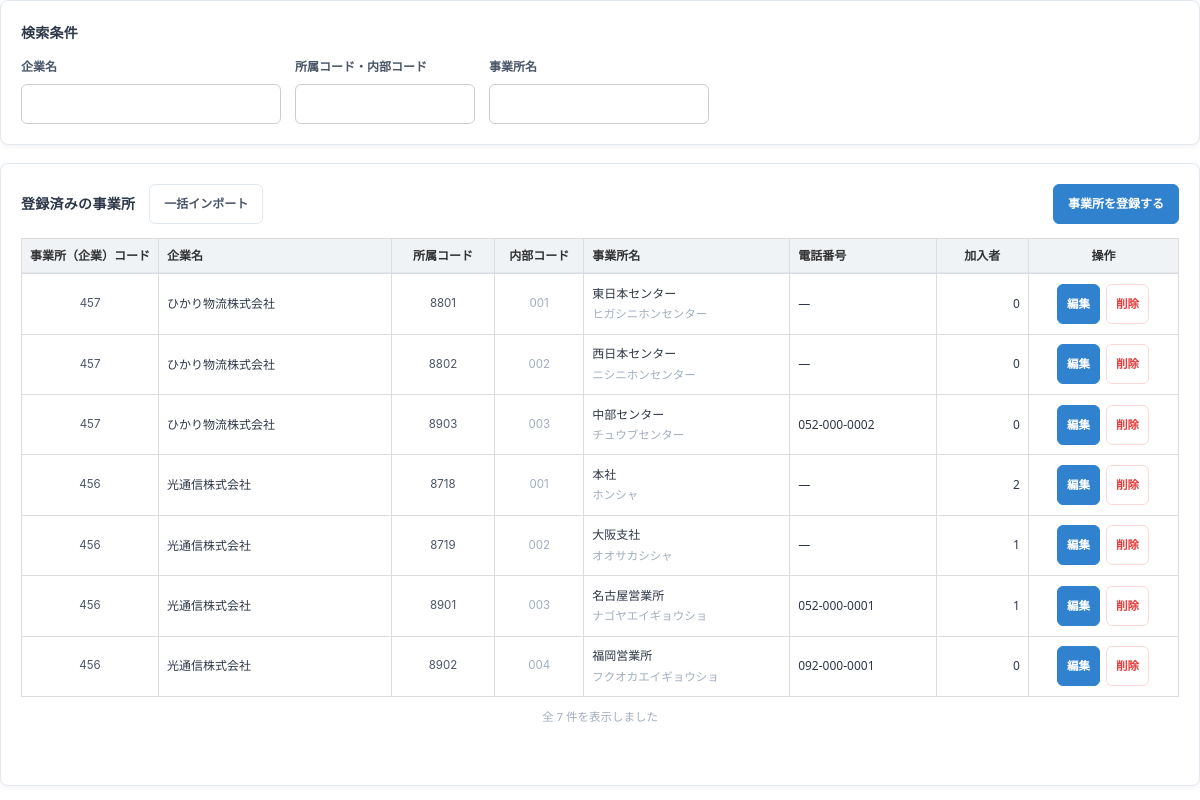
/offices (signed in), run on the app's committed database.
### tables this page shows
CREATE TABLE office (
  id         INTEGER PRIMARY KEY AUTOINCREMENT,
  company_id INTEGER NOT NULL REFERENCES company(id),
  ext_code   TEXT,                    -- 所属コード（企業が管理する番号）。取込の照合キー
  code       TEXT NOT NULL,           -- 当社内部コード。登録順に自動発番
  name       TEXT NOT NULL,           -- 事業所名
  kana       TEXT,                    -- 部署名（フリガナ）
  zip        TEXT,                    -- 郵便番号
  tel        TEXT,
  address    TEXT,
  created_at TEXT NOT NULL DEFAULT (datetime('now','localtime')),
  updated_at TEXT,
  UNIQUE (company_id, code),
  UNIQUE (company_id, ext_code),
  UNIQUE (company_id, name)
);

CREATE TABLE company (
  id         INTEGER PRIMARY KEY AUTOINCREMENT,
  kenpo_id   INTEGER NOT NULL REFERENCES kenpo(id),
  ext_code   TEXT,                    -- 事業所（企業）コード（健保が管理する番号）。取込の照合キー
  code       TEXT NOT NULL,           -- 当社内部コード。健保名＋企業名から自動生成
  name       TEXT NOT NULL,
  kana       TEXT,
  cert_mark  TEXT,                    -- 被保険者証記号
  zip        TEXT,                    -- 郵便番号
  tel        TEXT,
  address    TEXT,
  email      TEXT,                    -- 担当メールアドレス
  created_at TEXT NOT NULL DEFAULT (datetime('now','localtime')),
  updated_at TEXT,
  UNIQUE (kenpo_id, code),
  UNIQUE (kenpo_id, ext_code),
  UNIQUE (kenpo_id, name)
);

### app.py (the view)
@app.route("/offices")
@login_required
def offices():
    acc = current_account()
    rows, total, f = _offices_page(acc, 0, PAGE_ROWS)
    return render_template("offices.html", rows=rows, total=total,
                           counts=_office_counts(), f=f)

### app.py (called while the page is built, shortened)
def get_db():
    if "db" not in g:
        g.db = sqlite3.connect(DB_PATH)
        g.db.row_factory = sqlite3.Row
        g.db.execute("PRAGMA foreign_keys = ON")
    return g.db

def real_account():
    aid = session.get("account_id")
    if not aid:
        return None
    if "real_acc" not in g:
        g.real_acc = get_db().execute(
            "SELECT * FROM account WHERE id=? AND status='active'", (aid,)).fetchone()
    return g.real_acc

def support_kenpo():
    kid = session.get("support_kenpo_id")
    if not kid:
        return None

def current_account():
    me = real_account()
    if not me:
        return None
    if "acc" not in g:
        kenpo = support_kenpo()
        if kenpo:
            acc = dict(me)
            acc.update(role="kenpo_user", view_scope="kenpo_all", kenpo_id=kenpo["id"],
                       company_id=None, is_primary=0, can_download=me["can_download"],
                       name=f"{me['name']}（サポート）", support=True,
                       support_kenpo=kenpo["name"])
            g.acc = acc
        else:
            g.acc = me
    return g.acc

def sub_role(acc):
    if not acc:
        return ""
    try:
        v = acc["sub_role"]
    except (KeyError, IndexError):
        return ""
    return (v or "") if v in SUB_ROLE_LABELS else ""

def is_doctor(acc=None):
    return sub_role(acc if acc is not None else current_account()) == "doctor"

def role_key(acc=None):
    acc = acc if acc is not None else current_account()
    if not acc:
        return ""
    s = sub_role(acc)
    return acc["role"] + ("/" + s if s else "")

def feature_overrides():
    if "features" not in g:
        try:
            g.features = {(r["role_key"], r["feature"]): bool(r["allowed"])
                          for r in get_db().execute(
                              "SELECT role_key, feature, allowed FROM role_feature")}
        except sqlite3.Error:
            g.features = {}
    return g.features

def feature_allowed(key, acc=None):
    acc = acc if acc is not None else current_account()
    if not acc:
        return False
    rk = role_key(acc)
    if key in FIXED_FEATURES:
        return rk == FIXED_FEATURE_ROLE
    if rk == ALL_FEATURE_ROLE:
        return True
    ov = feature_overrides().get((rk, key))
    if ov is not None:
        return ov
    return key in FEATURE_DEFAULTS.get(rk, set())

@app.before_request
def ip_allowlist():
    if not ALLOW_IPS or request.endpoint == "static":
        return None

### templates/offices.html (shortened to what this page needs)
{% set FIXED_HEIGHT = true %}
{% extends LAYOUT %}
{% from "_import_modal.html" import import_modal, import_script %}
{% from "_listsearch.html" import search_card, search_script, rows_script %}
{% block body %}
{{ search_card([('cname', '企業名', '260px'), ('code', '所属コード・内部コード', '180px'),
                ('name', '事業所名', '220px')], f) }}
<div class="block list-card">
  <div class="blk-head">
    <div class="blk-head-left">
      <h2>登録済みの事業所</h2>
      <div class="actions">
        {% if CAN_MASTER %}
        <button type="button" class="btn-sm" onclick="openImport('imp-office')">一括インポート</button>
        {% endif %}
      </div>
    </div>
    <div class="actions">
      {% if CAN_MASTER %}
      <a class="btn-sm primary" href="{{ url_for('office_new') }}" style="text-decoration:none">事業所を登録する</a>
      {% endif %}
    </div>
  </div>
  {% if rows %}
  <div class="table-scroll paged grow" data-rows-url="{{ url_for('offices_rows') }}"
       data-loaded="{{ rows|length }}" data-total="{{ total }}">
  <table class="result-table" style="table-layout:auto">
    <thead><tr>
      <th style="width:130px">事業所（企業）コード</th>
      <th class="tl" style="width:240px">企業名</th>
      <th style="width:105px">所属コード</th>
      <th style="width:90px">内部コード</th>
      <th class="tl" style="width:210px">事業所名</th>
      <th class="tl" style="width:150px">電話番号</th>
      <th style="width:95px">加入者</th>
      <th class="ops">操作</th>
    </tr></thead>
    <tbody>
    {% include "_rows_offices.html" %}
    </tbody>
  </table>
  </div>
  {% else %}<div class="empty-box">
    {% if f.cname or f.code or f.name %}条件に一致する事業所がありません。
    {% else %}事業所がまだ登録されていません。先に企業を登録してください。{% endif %}
  </div>{% endif %}
</div>
{% endblock %}

### templates/_rows_offices.html (shortened to what this page needs)
{% for r in rows %}
<tr class="ls-row" data-cname="{{ r.company_name }}" data-code="{{ r.code }}" data-name="{{ r.name }}">
  <td class="code">{{ r.company_ext or r.company_code }}</td>
  <td class="tl"><span class="ellip w230" title="{{ r.company_name }}">{{ r.company_name }}</span></td>
  <td class="code">{{ r.ext_code or '—' }}</td>
  <td class="code"><span class="hint">{{ r.code }}</span></td>
  <td class="tl"><span class="ellip w210" title="{{ r.name }}">{{ r.name }}</span>
    {% if r.kana %}<br><span class="hint">{{ r.kana }}</span>{% endif %}</td>
  <td class="tl">{{ r.tel or '—' }}</td>
  <td class="num">{{ counts.get(r.id, 0) }}</td>
  <td class="ops">
    {% if not CAN_MASTER %}<span class="hint">閲覧のみ</span>{% else %}
    <a class="btn-sm primary" href="{{ url_for('office_edit', oid=r.id) }}" style="text-decoration:none">編集</a>
    <form method="post" action="{{ url_for('office_delete', oid=r.id) }}" style="display:inline"
          onsubmit="return confirm('「{{ r.name }}」を削除します。よろしいですか？\n\n加入者が紐づいている場合は削除できません。')">
      <button class="btn-sm" style="color:var(--error);border-color:#fed7d7">削除</button></form>
    {% endif %}
  </td>
</tr>
{% endfor %}

### static/app.css (style rules this page uses)
:root { --primary:#1a365d; --accent:#3182ce; --bg-light:#f4f7f9; --border:#e2e8f0; --text-main:#2d3748; --gray-label:#718096; --success:#38a169; --error:#e53e3e; }
.result-table td.tl,.result-table th.tl { text-align:left }
.result-table td.code,.result-table td.ts { font-family:'Inter',Consolas,monospace;color:#4a5568;font-size:11.5px }
.result-table td.num { text-align:right;font-variant-numeric:tabular-nums }
.hint { font-size:11.5px;color:#a0aec0;line-height:1.7 }
.actions { display:flex;gap:10px;align-items:center;flex-wrap:wrap }
.blk-head { display:flex;justify-content:space-between;align-items:center;gap:12px;flex-wrap:wrap; margin:0 0 14px }
.blk-head h2 { margin:0;display:flex;align-items:baseline;gap:10px }
body.theme-kenpo { --primary:#1a365d;--accent:#3182ce;--bg-light:#f4f7f9 }
html,body,.frag { font-family:"Zen Kaku Gothic New","Noto Sans JP","Hiragino Sans", "Hiragino Kaku Gothic ProN","Yu Gothic UI","Yu Gothic",Meiryo,system-ui,sans-serif }
.frag * { box-sizing:border-box }
.frag h2 { font-size:14px;font-weight:700;color:var(--text-main);margin:0 0 12px;letter-spacing:.02em }
.block { background:#fff;border-radius:8px;padding:20px;border:1px solid var(--border); box-shadow:0 2px 6px rgba(0,0,0,.05);margin-bottom:18px }
.result-table { width:100%;border-collapse:collapse;background:#fff;font-size:12px;table-layout:fixed }
.result-table th,.result-table td { border:1px solid #ddd;padding:9px 8px;text-align:center; vertical-align:middle;white-space:nowrap;overflow:hidden;text-overflow:ellipsis }
.result-table th { background:#f0f0f0;color:#333;font-weight:700 }
.table-scroll { overflow-x:auto }
button,.btn-primary,.btn-submit,.btn-sm,.btn-back { font-family:inherit;cursor:pointer; line-height:1.4 }
.btn-sm { display:inline-flex;align-items:center;justify-content:center;padding:0 14px;border-radius:6px; background:#fff;border:1px solid var(--border);color:#4a5568;font-size:12px;font-weight:600; height:40px;min-height:40px }
.result-table .btn-sm { height:40px;min-height:40px;padding:0 12px }
.btn-sm.primary { background:var(--accent);color:#fff;border-color:var(--accent) }
.ellip { display:inline-block;max-width:230px;overflow:hidden;text-overflow:ellipsis; white-space:nowrap;vertical-align:middle }
.result-table th.ops,.result-table td.ops { width:150px;min-width:150px;max-width:150px; white-space:nowrap;text-align:center;overflow:visible }
.result-table td.ops > * { margin:1px 2px }
.ellip.w210 { max-width:210px }
.ellip.w230 { max-width:230px }
.blk-head-left { display:flex;align-items:center;gap:14px;flex-wrap:wrap;min-width:0 }
.blk-head-left h2 { margin:0 }
.blk-head-left .actions { margin:0 }
.table-scroll.paged { max-height:620px;overflow-y:auto;overflow-x:auto }
.table-scroll.paged thead th { position:sticky;top:0;z-index:3;background:#f0f3f6; box-shadow:inset 0 -1px 0 var(--border) }
body.fixed-h { height:100vh;overflow:hidden }
body.fixed-h .frag > .list-card { display:flex;flex-direction:column;flex:1; min-height:160px;margin-bottom:0 }
body.fixed-h .list-card .table-scroll.paged { flex:1;max-height:none;min-height:80px }
.btn-primary, .btn-submit, .btn-sm, .btn-back, .result-table .btn-sm, .search-row .btn-sm, .search-row .btn-primary, .search-row .btn-back, .modal-foot button, .modal-foot a.btn-back, .blk-head button, .blk-head a.btn-sm, .actions button, .actions a.btn-back, .link-foot button, .link-foot a.btn-back, .ops .btn-sm, .ops button { height:40px; min-height:40px; padding-top:0; padding-bottom:0; box-sizing:border-box; }
.result-table td.ops { padding-top:6px;padding-bottom:6px;white-space:nowrap }
.result-table td.ops form { display:inline-block;margin:0 }
.result-table td.ops { white-space:normal;padding:6px 6px }
.result-table td.ops .btn-sm, .result-table td.ops form { margin:2px 1px }
.result-table td.ops .btn-sm { padding:0 9px;font-size:11.5px }
.result-table thead th { line-height:1.35 }

### templates/frag_base.html (style rules this page uses)
body { margin:0;background:transparent }

### data on the page
office: ext_code "457", company_name "ひかり物流株式会社", ext_code "8801", code "001", name "東日本センター", kana "ヒガシニホンセンター", tel "—", get "0"
office: ext_code "457", company_name "ひかり物流株式会社", ext_code "8802", code "002", name "西日本センター", kana "ニシニホンセンター", tel "—", get "0"
office: ext_code "457", company_name "ひかり物流株式会社", ext_code "8903", code "003", name "中部センター", kana "チュウブセンター", tel "052-000-0002", get "0"
office: ext_code "456", company_name "光通信株式会社", ext_code "8718", code "001", name "本社", kana "ホンシャ", tel "—", get "2"
office: ext_code "456", company_name "光通信株式会社", ext_code "8719", code "002", name "大阪支社", kana "オオサカシシャ", tel "—", get "1"
office: ext_code "456", company_name "光通信株式会社", ext_code "8901", code "003", name "名古屋営業所", kana "ナゴヤエイギョウショ", tel "052-000-0001", get "1"
office: ext_code "456", company_name "光通信株式会社", ext_code "8902", code "004", name "福岡営業所", kana "フクオカエイギョウショ", tel "092-000-0001", get "0"

### other printed values
{{ label }} "企業名" "所属コード・内部コード" "事業所名"
